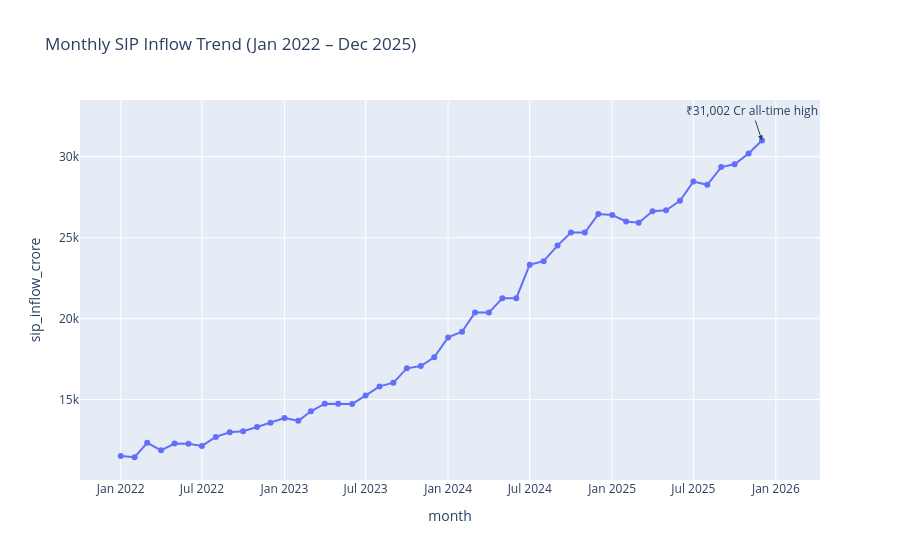

Notebook cell for this chart:
### Code cell
# Monthly SIP Inflow Trend
fig = px.line(
    sip,
    x="month",
    y="sip_inflow_crore",
    markers=True,
    title="Monthly SIP Inflow Trend (Jan 2022 – Dec 2025)"
)

fig.add_annotation(
    x=pd.to_datetime("2025-12-01"),
    y=31002,
    text="₹31,002 Cr all-time high",
    showarrow=True,
    arrowhead=2
)

fig.show()
fig.write_html(CHART_DIR / "04_monthly_sip_inflow_trend.html")
